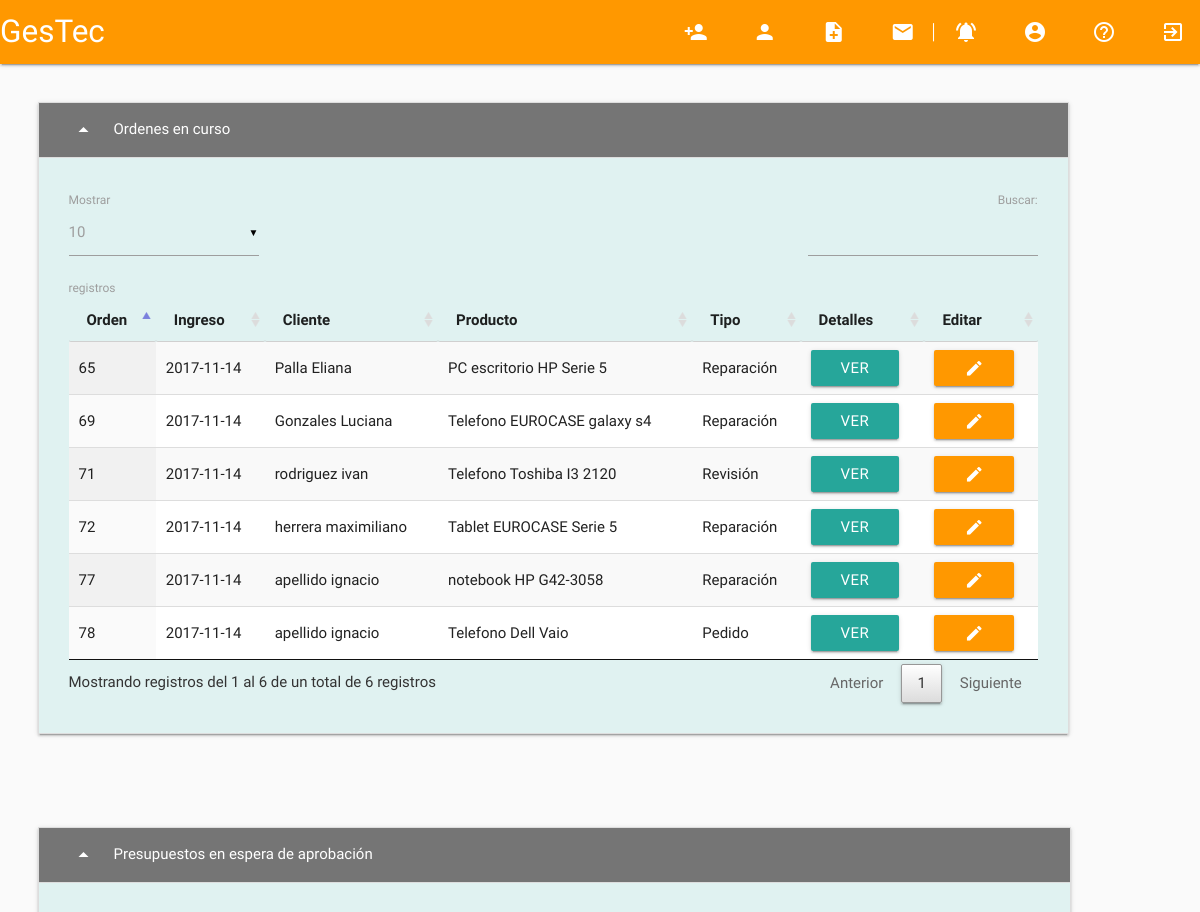
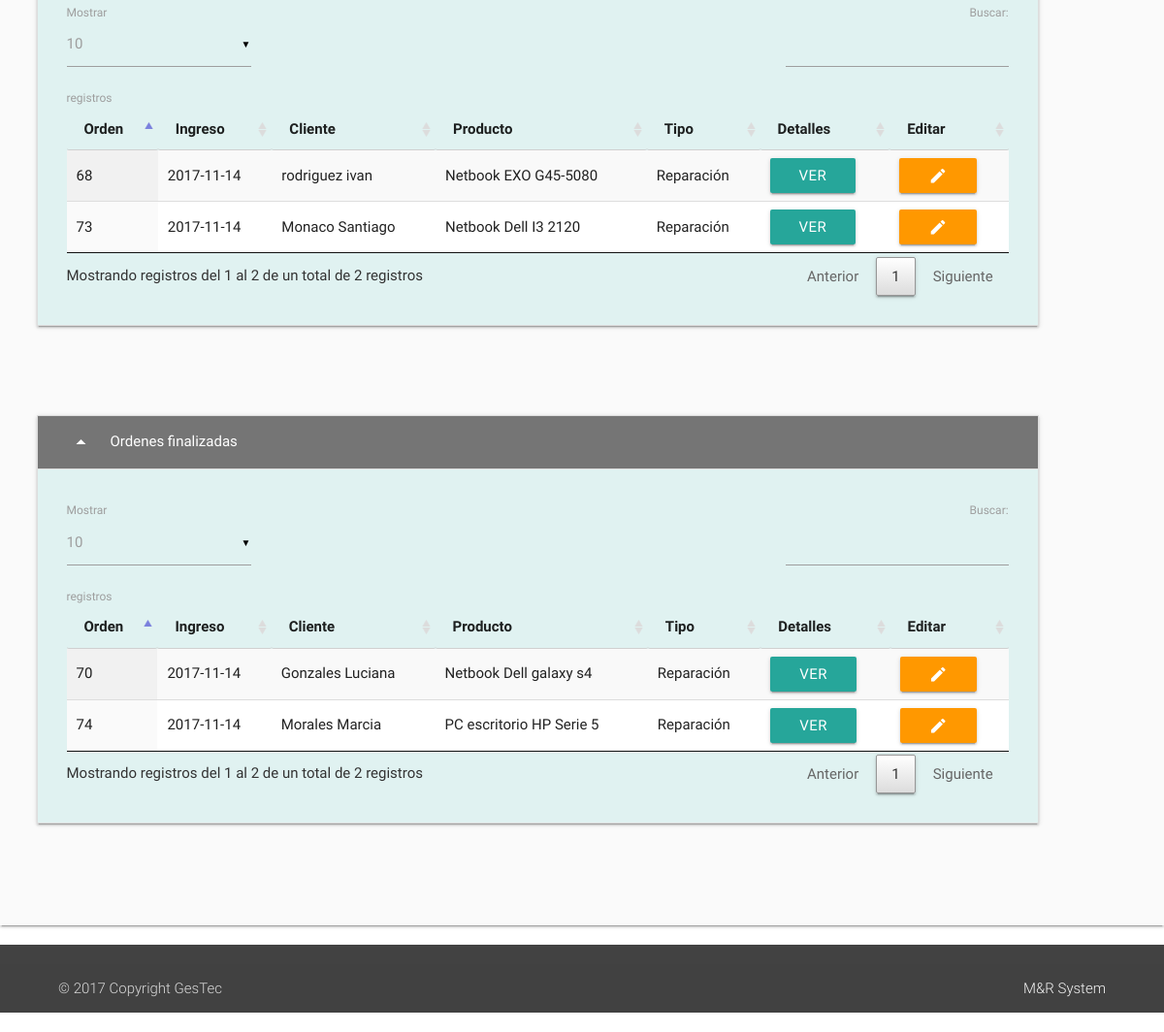
/?p=vista-admin (signed in), run on the app's committed database (2 pictures, top to bottom).
### tables this page shows
CREATE TABLE `ordenes` (
  `idOrden` int(10) unsigned NOT NULL AUTO_INCREMENT,
  `idAdmin` int(10) unsigned NOT NULL,
  `idCliente` int(10) unsigned NOT NULL,
  `idEstado` tinyint(4) unsigned NOT NULL,
  `idTipo` tinyint(4) unsigned NOT NULL,
  `idProducto` int(10) unsigned NOT NULL,
  `fechaIngreso` date NOT NULL,
  `fechaUltimaMod` timestamp NOT NULL DEFAULT '0000-00-00 00:00:00' ON UPDATE CURRENT_TIMESTAMP,
  `descripcion` mediumtext,
  `diagnostico` mediumtext,
  `solucion` mediumtext,
  `precio` int(11) unsigned DEFAULT NULL,
  PRIMARY KEY (`idOrden`),
  UNIQUE KEY `idPresupuestos_UNIQUE` (`idOrden`),
  KEY `tipoPre` (`idTipo`),
  KEY `estado` (`idEstado`),
  KEY `idCliente` (`idCliente`),
  KEY `idAdmin` (`idAdmin`),
  CONSTRAINT `ordenes_ibfk_10` FOREIGN KEY (`idCliente`) REFERENCES `usuarios` (`idUsuario`),
  CONSTRAINT `ordenes_ibfk_11` FOREIGN KEY (`idAdmin`) REFERENCES `usuarios` (`idUsuario`),
  CONSTRAINT `ordenes_ibfk_8` FOREIGN KEY (`idTipo`) REFERENCES `ordenes_tipos` (`idTipo`),
  CONSTRAINT `ordenes_ibfk_9` FOREIGN KEY (`idEstado`) REFERENCES `ordenes_estados` (`idEstado`)
);

CREATE TABLE `usuarios` (
  `idUsuario` int(10) unsigned NOT NULL AUTO_INCREMENT,
  `idTipoUsuario` tinyint(4) unsigned NOT NULL,
  `nombre` varchar(45) NOT NULL,
  `apellido` varchar(45) NOT NULL,
  `email` varchar(45) NOT NULL,
  `nombreUsuario` varchar(45) NOT NULL,
  `password` varchar(45) NOT NULL,
  `telefono` int(20) DEFAULT NULL,
  `fechaRegistro` datetime NOT NULL DEFAULT '0000-00-00 00:00:00',
  `ultimoIngreso` datetime NOT NULL DEFAULT '0000-00-00 00:00:00',
  PRIMARY KEY (`idUsuario`),
  UNIQUE KEY `idUsuarios_UNIQUE` (`idUsuario`)
);

CREATE TABLE `productos` (
  `idProducto` int(10) unsigned NOT NULL AUTO_INCREMENT,
  `idRubro` tinyint(4) unsigned NOT NULL,
  `tipo` varchar(45) NOT NULL,
  `marca` varchar(45) DEFAULT NULL,
  `modelo` varchar(45) DEFAULT NULL,
  `descripcion` varchar(45) DEFAULT NULL,
  PRIMARY KEY (`idProducto`),
  UNIQUE KEY `idProductos_UNIQUE` (`idProducto`)
);

CREATE TABLE `ordenes_tipos` (
  `idTipo` tinyint(4) unsigned NOT NULL AUTO_INCREMENT,
  `nombreTipoOrd` varchar(40) NOT NULL,
  PRIMARY KEY (`idTipo`),
  UNIQUE KEY `idTipo` (`idTipo`)
);

### paginas/vista-admin-buttons.php (the view, shortened to what this page needs)
<td>
    <a class="btn modal-trigger" href="#modal<?=$orden["idOrden"]?>">VER</a>
</td>
<td>
    <a class="btn modal-trigger orange hovered" href="#formEdit<?= $orden["idOrden"]; ?>"><i class="large material-icons">mode_edit</i></a>
</td>

### index.php (shortened to what this page needs)
<?php
if (isset($_GET['p'])) {
	$pagina = strtolower($_GET['p']);
} else{
	$pagina = 'inicio';
}
if ($pagina == 'login') {
    require_once('paginas/header/headermin.php');
 }else if ($pagina == 'vista-cliente' or $pagina == 'consulta' ){
    require_once('paginas/header/headercliente.php');
} else if ($pagina == 'vista-admin' or $pagina == 'nueva-orden' or $pagina == 'nuevo-cliente' or $pagina == 'editar-cliente' or $pagina == 'enviar-wapp' or $pagina == 'lista-clientes' or $pagina == 'lista-ordenes-cliente' or $pagina == 'consulta-admin') {
    require_once('paginas/header/headeradmin.php');
} else {
    require_once('paginas/header/header.php');
}
require('paginas/' . $pagina . '.php');
if ($pagina == 'login' or $pagina == 'consulta' or $pagina == 'consulta-admin') {
} else if ($pagina == 'vista-admin' or $pagina == 'vista-cliente' or $pagina == 'nueva-orden' or $pagina == 'nuevo-cliente' or $pagina == 'enviar-wapp' or $pagina == 'lista-clientes' or $pagina == 'lista-ordenes-cliente'){
    require_once('paginas/footer/footercliente.php');
} else {
    require_once('paginas/footer/footer.php');
}
?>

### paginas/header/headeradmin.php (shortened to what this page needs)
<!DOCTYPE html>
<html lang="en">
<head>
    <link rel="stylesheet" href="assets/css/jquery.dataTables.min.css" type="text/css" />
    <link rel="stylesheet" href="assets/css/rowReorder.dataTables.min.css" type="text/css" />
    <link rel="stylesheet" href="assets/css/responsive.dataTables.min.css" type="text/css" />
    <link rel="stylesheet" href="assets/css/materialize.css">
    <link rel="stylesheet" href="assets/css/mtrlz.css" type="text/css" />
    <link rel="stylesheet" href="assets/css/admin-cliente.css" type="text/css"/>
</head>
<body>
    <div class="row">
        <header class="col s12 m12 l12 empresa orange">
               <div id="nav">
                   <div class="navbar-fixed">
                        <nav class="orange">
                            <div class="nav-wrapper">
                                <a href="?p=vista-admin" class="brand-logo">GesTec</a>
                                <ul class="right hide-on-small-only">
                                    <?php if($_REQUEST["p"] != "vista-cliente") : ?>
                                        <li><a href="?p=nuevo-cliente"><i class="material-icons right tooltipped" data-position="buttom" data-delay="50" data-tooltip="Agregar cliente">person_add</i></a></li>
                                    <?php endif; ?>
                                    <li><a href="?p=lista-clientes"><i class="material-icons right tooltipped" data-position="buttom" data-delay="50" data-tooltip="Lista de clientes">person</i></a></li>
                                    <li><a href="?p=nueva-orden"><i class="material-icons right tooltipped" data-position="buttom" data-delay="50" data-tooltip="Nueva orden">note_add</i></a></li>
                                    <li><a href="?p=consulta-admin"><i class="material-icons right tooltipped" data-position="buttom" data-delay="50" data-tooltip="Consulta">email</i></a></li>
                                    <li><span>│</span></li>
                                    <li>  <a class="dropdown-button orange"  href='#' data-activates="dropdown1" data-constrainwidth="false"><i class="material-icons tooltipped" data-position="buttom" data-delay="100" data-tooltip="Notificaciones">notifications_active</i></a></li>
                                    <li><a href="#"><i class="material-icons right tooltipped" data-position="buttom" data-delay="50" data-tooltip="Cuenta">account_circle</i></a></li>
                                    <li><a href="#"><i class="material-icons right tooltipped" data-position="buttom" data-delay="50" data-tooltip="Ayuda">help_outline</i></a></li>
                                    <li><a href="?p=logout"><i class="material-icons right tooltipped" data-position="buttom" data-delay="50" data-tooltip="Cerrar Sesión">exit_to_app</i></a></li>
                                </ul>
                            </div>
                        </nav>
                    </div>
                </div>
        </header>

### paginas/vista-admin.php (shortened to what this page needs)
<?php
  $sqlTabla1 = "SELECT O.*, U.apellido, U.nombre, P.tipo, P.marca, P.modelo, OT.nombreTipoOrd, OE.nombreEstadoOrd
          FROM ordenes O JOIN usuarios U ON O.idCliente = U.idUsuario
                         JOIN ordenes_tipos OT ON O.idTipo = OT.idTipo
                         JOIN ordenes_estados OE ON O.idEstado = OE.idEstado
                         JOIN productos P ON P.idProducto = O.idProducto
                         WHERE O.idAdmin = '".$_SESSION["idUsuario"]."' AND O.idEstado = '1'
                         ORDER BY O.fechaIngreso DESC";
  $rsTabla1 = mysqli_query($conexion, $sqlTabla1);
  $sqlTabla2 = "SELECT O.*, U.apellido, U.nombre, P.tipo, P.marca, P.modelo, OT.nombreTipoOrd, OE.nombreEstadoOrd
          FROM ordenes O JOIN usuarios U ON O.idCliente = U.idUsuario
                         JOIN ordenes_tipos OT ON O.idTipo = OT.idTipo
                         JOIN ordenes_estados OE ON O.idEstado = OE.idEstado
                         JOIN productos P ON P.idProducto = O.idProducto
                         WHERE O.idAdmin = '".$_SESSION["idUsuario"]."'
                         AND (O.idEstado = '5' OR O.idEstado = '7')
                         ORDER BY O.fechaIngreso DESC";
  $rsTabla2 = mysqli_query($conexion, $sqlTabla2);
  $sqlTabla3 = "SELECT O.*, U.apellido, U.nombre, P.tipo, P.marca, P.modelo, OT.nombreTipoOrd, OE.nombreEstadoOrd
              FROM ordenes O JOIN usuarios U ON O.idCliente = U.idUsuario
                         JOIN ordenes_tipos OT ON O.idTipo = OT.idTipo
                         JOIN ordenes_estados OE ON O.idEstado = OE.idEstado
                         JOIN productos P ON P.idProducto = O.idProducto
                         WHERE O.idAdmin = '".$_SESSION["idUsuario"]."'
                         AND (O.idEstado = '2'  OR O.idEstado = '3'  OR O.idEstado = '4' OR O.idEstado ='6')
                         ORDER BY O.fechaIngreso DESC";
  $rsTabla3 = mysqli_query($conexion, $sqlTabla3);
?>
<body>
<div class="row">
  <main class="col s12 m12 l12 grey lighten-5 z-depth-1">
    <div class="row section container">
      <section class="col s12 m12 l12">
        <div class="row section">
          <section class="col s11 m11 l12">
            <div class="row">
            <ul class="collapsible col offset-s1 s11 m12 l11 teal lighten-5" data-collapsible="accordion">
              <li>
              <div class="collapsible-header active grey darken-1 white-text opcion"><span class="primero"><i class="material-icons right"></i></span><span class="truncate">Ordenes en curso </span></div>
              <div class="collapsible-body teal lighten-5">
                <table class="responsive-table striped highlight display nowrap" id="table_uno">
                  <thead>
                      <tr>
                          <th>Orden</th>
                          <th>Ingreso</th>
                          <th>Cliente</th>
                          <th>Producto</th>
                          <th>Tipo</th>
                          <th>Detalles</th>
                          <th>Editar</th>
                      </tr>
                  </thead>
                  <tbody>
                    <?php while ($orden = mysqli_fetch_array($rsTabla1)) : ?>
                      <tr>
                          <td><?= $orden["idOrden"] ?></td>
                          <td><?= $orden["fechaIngreso"] ?></td>
                          <td><?= $orden["apellido"] . " " . $orden["nombre"] ?></td>
                          <td><?= $orden["tipo"] . " " . $orden["marca"] . " " . $orden["modelo"]; ?></td>
                          <td><?= $orden["nombreTipoOrd"] ?></td>
                          <div id="columnas-ver-editar">
                            <?php
                              include("vista-admin-buttons.php");
                            ?>
                          </div>
                      </tr>
                    <?php endwhile; ?>
                  </tbody>
                </table>
              </div>
              </li>
            </ul>
            </div>
          </section>
        </div>
        <div class="row section">
          <section class="col s11 m11 l11">
            <div class="row">
              <ul class="collapsible col offset-s1 s11 m12 l12 teal lighten-5" data-collapsible="accordion">
                <li>
                  <div class="collapsible-header active grey darken-1 white-text opcion2"><span class="segundo"><i class="material-icons right"></i></span><span class="truncate">Presupuestos en espera de aprobación </span></div>
                  <div class="collapsible-body teal lighten-5">
                    <table class="responsive-table striped highlight display" id="table_dos">
                      <thead>
                        <tr>
                            <th>Orden</th>
                            <th>Ingreso</th>
                            <th>Cliente</th>
                            <th>Producto</th>
                            <th>Tipo</th>
                            <th>Detalles</th>
                            <th>Editar</th>
                        </tr>
                      </thead>
                      <tbody>
                        <?php while ($orden = mysqli_fetch_array($rsTabla2)) : ?>
                        <tr>
                          <td><?= $orden["idOrden"] ?></td>
                          <td><?= $orden["fechaIngreso"] ?></td>
                          <td><?= $orden["apellido"] . " " . $orden["nombre"] ?></td>
                          <td><?= $orden["tipo"] . " " . $orden["marca"] . " " . $orden["modelo"]; ?></td>
                          <td><?= $orden["nombreTipoOrd"] ?></td>
                          <div id="columnas-ver-editar">
                            <?php include("vista-admin-buttons.php"); ?>
                         </div>
                        </tr>
                        <?php endwhile; ?>
                      </tbody>
                    </table>
                  </div>
                </li>
              </ul>
            </div>
           </section>
        </div>
        <div class="row section">
          <section class="col s11 m11 l11">
            <div class="row">
              <ul class="collapsible col offset-s1 s11 m12 l12 teal lighten-5" data-collapsible="accordion">
                <li>
                  <div class="collapsible-header active grey darken-1 white-text opcion3"><span class="tercero"><i class="material-icons right"></i></span><span class="truncate">Ordenes finalizadas</span></div>
                  <div class="collapsible-body teal lighten-5">
                    <table class="responsive-table striped highlight display nowrap" id="table_tres">
                      <thead>
                        <tr>
                          <th>Orden</th>
                          <th>Ingreso</th>
                          <th>Cliente</th>
                          <th>Producto</th>
                          <th>Tipo</th>
                          <th>Detalles</th>
                          <th>Editar</th>
                        </tr>
                      </thead>
                      <tbody>
                        <?php while ($orden = mysqli_fetch_array($rsTabla3)) : ?>
                          <tr>
                            <td><?= $orden["idOrden"] ?></td>
                            <td><?= $orden["fechaIngreso"] ?></td>
                            <td><?= $orden["apellido"] . " " . $orden["nombre"] ?></td>
                            <td><?= $orden["tipo"] . " " . $orden["marca"] . " " . $orden["modelo"]; ?></td>
                            <td><?= $orden["nombreTipoOrd"] ?></td>
                            <div id="columnas-ver-editar">
                              <?php include("vista-admin-buttons.php"); ?>
                            </div>
                          </tr>
                        <?php endwhile; ?>
                      </tbody>
                    </table>
                  </div>
                </li>
              </ul>
            </div>
          </section>
        </div>
      </section>
    </div>
  </main>
</div>

### paginas/footer/footercliente.php
<footer class="page-footer grey darken-3">
    <div class="footer-copyright">
            <div class="container">
            © 2017 Copyright GesTec
            <a class="grey-text text-lighten-4 right" href="#!">M&R System</a>
            </div>
          </div>
        </footer>
</body>
</html>

### assets/css/admin-cliente.css (style rules this page uses)
.row .col { padding: 0 0rem; }
table.dataTable thead th { border-bottom: 1px solid #d0d0d0; }

### data on the page
ordenes: idOrden "65", fechaIngreso "2017-11-14", idCliente.apellido "Palla", idCliente.nombre "Eliana", idProducto.tipo "PC escritorio", idProducto.marca "HP", idProducto.modelo "Serie 5", idTipo.nombreTipoOrd "Reparación"
ordenes: idOrden "69", fechaIngreso "2017-11-14", idCliente.apellido "Gonzales", idCliente.nombre "Luciana", idProducto.tipo "Telefono", idProducto.marca "EUROCASE", idProducto.modelo "galaxy s4", idTipo.nombreTipoOrd "Reparación"
ordenes: idOrden "72", fechaIngreso "2017-11-14", idCliente.apellido "herrera", idCliente.nombre "maximiliano", idProducto.tipo "Tablet", idProducto.marca "EUROCASE", idProducto.modelo "Serie 5", idTipo.nombreTipoOrd "Reparación"
ordenes: idOrden "77", fechaIngreso "2017-11-14", idCliente.apellido "apellido", idCliente.nombre "ignacio", idProducto.tipo "notebook", idProducto.marca "HP", idProducto.modelo "G42-3058", idTipo.nombreTipoOrd "Reparación"
ordenes: idOrden "78", fechaIngreso "2017-11-14", idCliente.apellido "apellido", idCliente.nombre "ignacio", idProducto.tipo "Telefono", idProducto.marca "Dell", idProducto.modelo "Vaio", idTipo.nombreTipoOrd "Pedido"
ordenes: idOrden "71", fechaIngreso "2017-11-14", idCliente.apellido "rodriguez", idCliente.nombre "ivan", idProducto.tipo "Telefono", idProducto.marca "Toshiba", idProducto.modelo "I3 2120", idTipo.nombreTipoOrd "Revisión"
ordenes: idOrden "68", fechaIngreso "2017-11-14", idCliente.apellido "rodriguez", idCliente.nombre "ivan", idProducto.tipo "Netbook", idProducto.marca "EXO", idProducto.modelo "G45-5080", idTipo.nombreTipoOrd "Reparación"
ordenes: idOrden "73", fechaIngreso "2017-11-14", idCliente.apellido "Monaco", idCliente.nombre "Santiago", idProducto.tipo "Netbook", idProducto.marca "Dell", idProducto.modelo "I3 2120", idTipo.nombreTipoOrd "Reparación"
ordenes: idOrden "70", fechaIngreso "2017-11-14", idCliente.apellido "Gonzales", idCliente.nombre "Luciana", idProducto.tipo "Netbook", idProducto.marca "Dell", idProducto.modelo "galaxy s4", idTipo.nombreTipoOrd "Reparación"
ordenes: idOrden "74", fechaIngreso "2017-11-14", idCliente.apellido "Morales", idCliente.nombre "Marcia", idProducto.tipo "PC escritorio", idProducto.marca "HP", idProducto.modelo "Serie 5", idTipo.nombreTipoOrd "Reparación"
